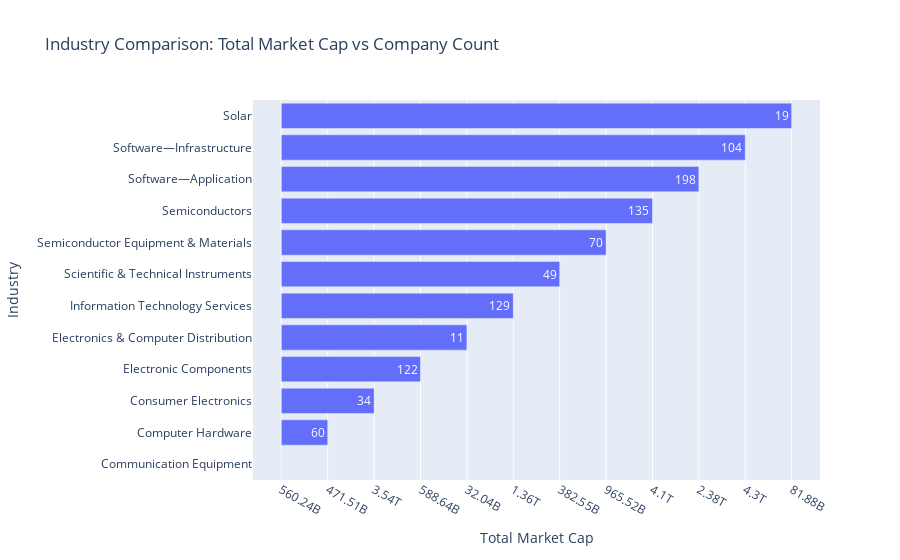

Notebook code for this chart:
### Code cell
import pandas as pd
import plotly.express as px


industry_stats = data.groupby('Industry').agg(Total_Market_Cap=('Market Cap', 'sum'),
                                              Company_Count=('Company', 'count')).reset_index()

industry_stats['Total_Market_Cap'] = industry_stats['Total_Market_Cap'].apply(numerize.numerize)

fig = px.bar(
    industry_stats, 
    y='Industry', 
    x='Total_Market_Cap', 
    text='Company_Count',
    orientation='h',
    title='Industry Comparison: Total Market Cap vs Company Count',
    labels={'Total_Market_Cap': 'Total Market Cap', 'Industry': 'Industry'},
    hover_data=['Company_Count']
)


fig.show()

### Figure 1 — Plotly figure (JSON) as saved in the notebook; plotly's stock layout.template omitted (floating-point values rounded to 4 significant figures)
{"data": [{"alignmentgroup": "True", "customdata": [[69], [60], [34], [122], [11], [129], [49], [70], [135], [198], [104], [19]], "hovertemplate": "Total Market Cap=%{x}<br>Industry=%{y}<br>Company_Count=%{customdata[0]}<extra></extra>", "legendgroup": "", "marker": {"color": "#636efa", "pattern": {"shape": ""}}, "name": "", "offsetgroup": "", "orientation": "h", "showlegend": false, "text": [69, 60, 34, 122, 11, 129, 49, 70, 135, 198, 104, 19], "textposition": "auto", "type": "bar", "x": ["560.24B", "471.51B", "3.54T", "588.64B", "32.04B", "1.36T", "382.55B", "965.52B", "4.1T", "2.38T", "4.3T", "81.88B"], "xaxis": "x", "y": ["Communication Equipment", "Computer Hardware", "Consumer Electronics", "Electronic Components", "Electronics & Computer Distribution", "Information Technology Services", "Scientific & Technical Instruments", "Semiconductor Equipment & Materials", "Semiconductors", "Software—Application", "Software—Infrastructure", "Solar"], "yaxis": "y"}], "layout": {"barmode": "relative", "legend": {"tracegroupgap": 0}, "title": {"text": "Industry Comparison: Total Market Cap vs Company Count"}, "xaxis": {"anchor": "y", "domain": [0, 1], "title": {"text": "Total Market Cap"}}, "yaxis": {"anchor": "x", "domain": [0, 1], "title": {"text": "Industry"}}}}
